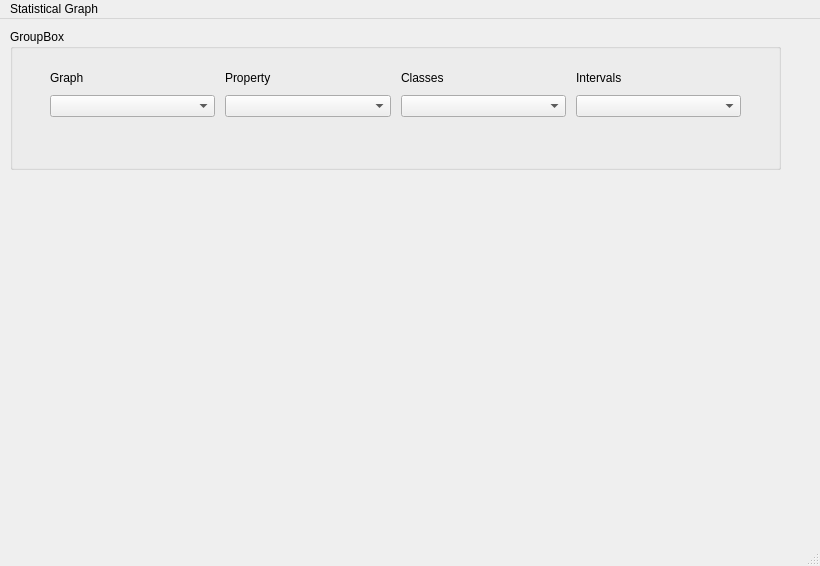
<?xml version="1.0" encoding="UTF-8"?>
<ui version="4.0">
 <class>Charts</class>
 <widget class="QMainWindow" name="Charts">
  <property name="geometry">
   <rect>
    <x>0</x>
    <y>0</y>
    <width>820</width>
    <height>566</height>
   </rect>
  </property>
  <property name="windowTitle">
   <string>MainWindow</string>
  </property>
  <widget class="QWidget" name="centralWidget">
   <widget class="QWidget" name="verticalLayoutWidget">
    <property name="geometry">
     <rect>
      <x>10</x>
      <y>10</y>
      <width>771</width>
      <height>501</height>
     </rect>
    </property>
    <layout class="QVBoxLayout" name="verticalLayout_4" stretch="2,0">
     <property name="sizeConstraint">
      <enum>QLayout::SetMaximumSize</enum>
     </property>
     <item>
      <widget class="QGroupBox" name="groupBox">
       <property name="sizePolicy">
        <sizepolicy hsizetype="Expanding" vsizetype="Fixed">
         <horstretch>0</horstretch>
         <verstretch>0</verstretch>
        </sizepolicy>
       </property>
       <property name="minimumSize">
        <size>
         <width>0</width>
         <height>141</height>
        </size>
       </property>
       <property name="title">
        <string>GroupBox</string>
       </property>
       <widget class="QWidget" name="verticalLayoutWidget_2">
        <property name="geometry">
         <rect>
          <x>0</x>
          <y>20</y>
          <width>771</width>
          <height>90</height>
         </rect>
        </property>
        <layout class="QVBoxLayout" name="verticalLayout_6">
         <property name="spacing">
          <number>10</number>
         </property>
         <property name="sizeConstraint">
          <enum>QLayout::SetMinimumSize</enum>
         </property>
         <item>
          <layout class="QHBoxLayout" name="horizontalLayout">
           <property name="spacing">
            <number>10</number>
           </property>
           <property name="sizeConstraint">
            <enum>QLayout::SetDefaultConstraint</enum>
           </property>
           <item>
            <spacer name="horizontalSpacer">
             <property name="orientation">
              <enum>Qt::Horizontal</enum>
             </property>
             <property name="sizeType">
              <enum>QSizePolicy::Preferred</enum>
             </property>
             <property name="sizeHint" stdset="0">
              <size>
               <width>40</width>
               <height>10</height>
              </size>
             </property>
            </spacer>
           </item>
           <item>
            <layout class="QVBoxLayout" name="verticalLayout">
             <item>
              <widget class="QLabel" name="label">
               <property name="sizePolicy">
                <sizepolicy hsizetype="Preferred" vsizetype="Fixed">
                 <horstretch>0</horstretch>
                 <verstretch>0</verstretch>
                </sizepolicy>
               </property>
               <property name="text">
                <string>Graph</string>
               </property>
              </widget>
             </item>
             <item>
              <widget class="QComboBox" name="graph_comboBx"/>
             </item>
            </layout>
           </item>
           <item>
            <layout class="QVBoxLayout" name="verticalLayout_2">
             <item>
              <widget class="QLabel" name="label_2">
               <property name="sizePolicy">
                <sizepolicy hsizetype="Preferred" vsizetype="Fixed">
                 <horstretch>0</horstretch>
                 <verstretch>0</verstretch>
                </sizepolicy>
               </property>
               <property name="text">
                <string>Property</string>
               </property>
              </widget>
             </item>
             <item>
              <widget class="QComboBox" name="property_comboBx"/>
             </item>
            </layout>
           </item>
           <item>
            <layout class="QVBoxLayout" name="verticalLayout_3" stretch="0,0">
             <item>
              <widget class="QLabel" name="label_3">
               <property name="sizePolicy">
                <sizepolicy hsizetype="Preferred" vsizetype="Fixed">
                 <horstretch>0</horstretch>
                 <verstretch>0</verstretch>
                </sizepolicy>
               </property>
               <property name="text">
                <string>Classes</string>
               </property>
              </widget>
             </item>
             <item>
              <widget class="QComboBox" name="classes_comboBx"/>
             </item>
            </layout>
           </item>
           <item>
            <layout class="QVBoxLayout" name="verticalLayout_5">
             <item>
              <widget class="QLabel" name="label_4">
               <property name="sizePolicy">
                <sizepolicy hsizetype="Preferred" vsizetype="Fixed">
                 <horstretch>0</horstretch>
                 <verstretch>0</verstretch>
                </sizepolicy>
               </property>
               <property name="text">
                <string>Intervals</string>
               </property>
              </widget>
             </item>
             <item>
              <widget class="QComboBox" name="interval_comboBx"/>
             </item>
            </layout>
           </item>
           <item>
            <spacer name="horizontalSpacer_2">
             <property name="orientation">
              <enum>Qt::Horizontal</enum>
             </property>
             <property name="sizeType">
              <enum>QSizePolicy::Preferred</enum>
             </property>
             <property name="sizeHint" stdset="0">
              <size>
               <width>40</width>
               <height>10</height>
              </size>
             </property>
            </spacer>
           </item>
          </layout>
         </item>
        </layout>
       </widget>
      </widget>
     </item>
     <item>
      <widget class="QChartView" name="chartView" native="true">
       <property name="sizePolicy">
        <sizepolicy hsizetype="Expanding" vsizetype="Preferred">
         <horstretch>0</horstretch>
         <verstretch>0</verstretch>
        </sizepolicy>
       </property>
      </widget>
     </item>
    </layout>
   </widget>
  </widget>
  <widget class="QMenuBar" name="menubar">
   <property name="geometry">
    <rect>
     <x>0</x>
     <y>0</y>
     <width>820</width>
     <height>23</height>
    </rect>
   </property>
   <widget class="QMenu" name="menuStatistical_Graph">
    <property name="title">
     <string>Statistical Graph</string>
    </property>
    <addaction name="actionDistance"/>
    <addaction name="actionDirection"/>
   </widget>
   <addaction name="menuStatistical_Graph"/>
  </widget>
  <widget class="QStatusBar" name="statusbar"/>
  <action name="actionDistance">
   <property name="text">
    <string>Distance</string>
   </property>
  </action>
  <action name="actionDirection">
   <property name="text">
    <string>Direction</string>
   </property>
  </action>
 </widget>
 <customwidgets>
  <customwidget>
   <class>QChartView</class>
   <extends>QWidget</extends>
   <header location="global">qchartview.h</header>
   <container>1</container>
  </customwidget>
 </customwidgets>
 <resources/>
 <connections/>
</ui>
